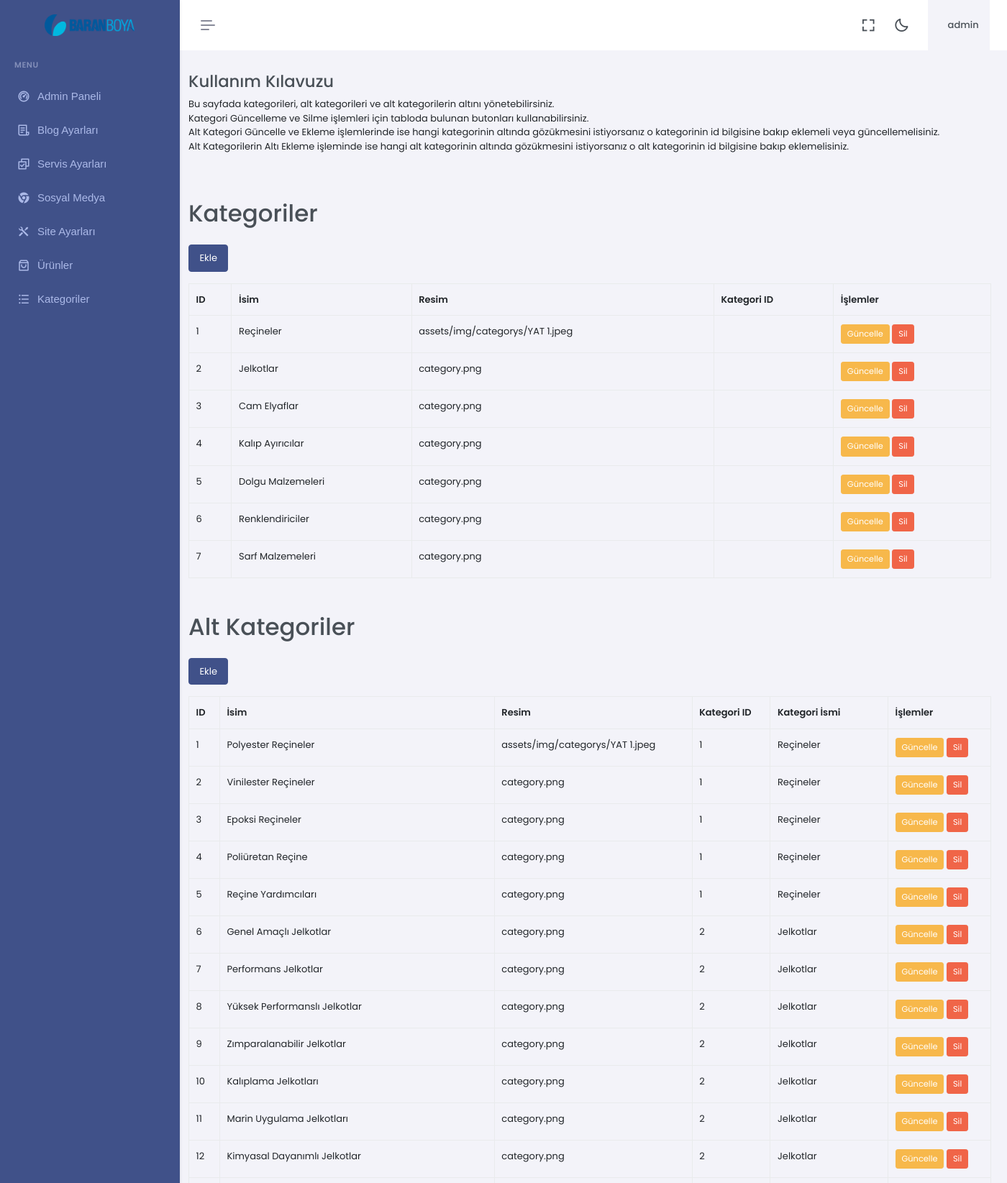
The app's page /dashboard/categorys.php (signed in, upper part) with its own data.
### tables this page shows
CREATE TABLE `logo` (
  `id` int(11) NOT NULL,
  `logo` varchar(1000) NOT NULL,
  `updated_at` timestamp NOT NULL DEFAULT current_timestamp() ON UPDATE current_timestamp()
);

CREATE TABLE `kategoriler` (
    `id` INT AUTO_INCREMENT PRIMARY KEY,
    `isim` VARCHAR(255) NOT NULL,
    `resim` VARCHAR(255) NOT NULL,
    `kategori_id` INT,
    FOREIGN KEY (`kategori_id`) REFERENCES `kategoriler`(`id`) ON DELETE CASCADE
);

CREATE TABLE `alt_kategoriler` (
    `id` INT AUTO_INCREMENT PRIMARY KEY,
    `isim` VARCHAR(255) NOT NULL,
    `resim` VARCHAR(255) NOT NULL,
    `kategori_id` INT,
    FOREIGN KEY (`kategori_id`) REFERENCES `kategoriler`(`id`) ON DELETE CASCADE
);

### dashboard/categorys.php (the view, shortened to what this page needs)
<?php
include 'header.php';
include 'sidebar.php';
include '../z_db.php';
$sql_kategoriler = "SELECT * FROM kategoriler";
$result_kategoriler = $con->query($sql_kategoriler);
$sql_alt_kategoriler = "SELECT ak.*, k.isim AS kategori_isim FROM alt_kategoriler ak JOIN kategoriler k ON ak.kategori_id = k.id";
$result_alt_kategoriler = $con->query($sql_alt_kategoriler);
?>
<div id="container-categorys-heading" class="container">
    <div class="row">
        <div class="col-12">
            <h3 class="center">
                Kullanım Kılavuzu
            </h3>
            <p>
                Bu sayfada kategorileri, alt kategorileri ve alt kategorilerin altını yönetebilirsiniz.<br>
                Kategori Güncelleme ve Silme işlemleri için tabloda bulunan butonları kullanabilirsiniz.<br>
                Alt Kategori Güncelle ve Ekleme işlemlerinde ise hangi kategorinin altında gözükmesini istiyorsanız o kategorinin id bilgisine bakıp eklemeli veya güncellemelisiniz.<br>
                Alt Kategorilerin Altı Ekleme işleminde ise hangi alt kategorinin altında gözükmesini istiyorsanız o alt kategorinin id bilgisine bakıp eklemelisiniz.
        </div>
    </div>
</div>
<div id="container-categorys" class="container mt-5">
    <h1 class="mb-4">Kategoriler</h1>
    <a href="add_form.php?table=kategoriler" class="btn btn-primary mb-3">Ekle</a>
    <table class="table table-bordered">
        <thead>
            <tr>
                <th>ID</th>
                <th>İsim</th>
                <th>Resim</th>
                <th>Kategori ID</th>
                <th>İşlemler</th>
            </tr>
        </thead>
        <tbody>
            <?php while($row = $result_kategoriler->fetch_assoc()): ?>
            <tr>
                <td><?= $row['id']; ?></td>
                <td><?= $row['isim']; ?></td>
                <td><?= $row['resim']; ?></td>
                <td><?= $row['kategori_id']; ?></td>
                <td>
                    <a href="update_form.php?table=kategoriler&id=<?= $row['id']; ?>" class="btn btn-warning btn-sm">Güncelle</a>
                    <a href="categorys.php?action=delete&table=kategoriler&id=<?= $row['id']; ?>" class="btn btn-danger btn-sm" onclick="return confirm('Silmek istediğinize emin misiniz?');">Sil</a>
                </td>
            </tr>
            <?php endwhile; ?>
        </tbody>
    </table>
    <h1 class="mt-5 mb-4">Alt Kategoriler</h1>
    <a href="add_form.php?table=alt_kategoriler" class="btn btn-primary mb-3">Ekle</a>
    <table class="table table-bordered">
        <thead>
            <tr>
                <th>ID</th>
                <th>İsim</th>
                <th>Resim</th>
                <th>Kategori ID</th>
                <th>Kategori İsmi</th>
                <th>İşlemler</th>
            </tr>
        </thead>
        <tbody>
            <?php while($row = $result_alt_kategoriler->fetch_assoc()): ?>
            <tr>
                <td><?= $row['id']; ?></td>
                <td><?= $row['isim']; ?></td>
                <td><?= $row['resim']; ?></td>
                <td><?= $row['kategori_id']; ?></td>
                <td><?= $row['kategori_isim']; ?></td>
                <td>
                    <a href="update_form.php?table=alt_kategoriler&id=<?= $row['id']; ?>" class="btn btn-warning btn-sm">Güncelle</a>
                    <a href="categorys.php?action=delete&table=alt_kategoriler&id=<?= $row['id']; ?>" class="btn btn-danger btn-sm" onclick="return confirm('Silmek istediğinize emin misiniz?');">Sil</a>
                </td>
            </tr>
            <?php endwhile; ?>
        </tbody>
    </table>
</div>
<?php include 'footer.php';  ?>

### dashboard/sidebar.php (shortened to what this page needs)
<?php
include"../z_db.php";
?>
<div class="app-menu navbar-menu">
  <div class="navbar-brand-box">
<?php
    $rr=mysqli_query($con,"SELECT logo FROM logo");
$r = mysqli_fetch_row($rr);
$ufile = $r[0];
?>
    <a href="home" class="logo logo-light">
      <span class="logo-lg">
        <img src="../assets/img/logo/<?php print $ufile?>" alt="" height="30">
      </span>
    </a>
  </div>
  <div id="scrollbar">
    <div class="container-fluid">
      <ul class="navbar-nav" id="navbar-nav">
        <li class="menu-title"><span data-key="t-menu">Menu</span></li>
        <li class="nav-item">
                <a href="dashboard" class="nav-link" data-key="t-analytics">  <i class="ri-dashboard-2-line"></i> <span data-key="t-dashboards"> Admin Paneli </span></a>
              </li>
              <li class="nav-item">
                            <a class="nav-link menu-link" href="blog" role="button" aria-expanded="true" aria-controls="sidebarLanding">
                                <i class="ri-file-list-3-line"></i> <span data-key="t-landing">Blog Ayarları</span>
                            </a>
                        </li>
              <li class="nav-item">
                            <a class="nav-link menu-link" href="services"  role="button" aria-expanded="true" aria-controls="sidebarLanding">
                                <i class="ri-checkbox-multiple-line"></i> <span data-key="t-landing">Servis Ayarları</span>
                            </a>
                        </li>
                        <li class="nav-item">
                            <a class="nav-link menu-link" href="socials"  role="button" aria-expanded="true" aria-controls="sidebarLanding">
                                <i class="ri-chrome-fill"></i> <span data-key="t-landing">Sosyal Medya</span>
                            </a>
                        </li>
                        <li class="nav-item">
                            <a class="nav-link menu-link" href="sitesettings.php?action=site_config"  role="button" aria-expanded="true" aria-controls="sidebarLanding">
                                <i class="ri-tools-fill"></i> <span data-key="t-landing"> Site Ayarları </span>
                            </a>
                        </li>
                        <li class="nav-item">
                          <a class="nav-link menu-link" href="products" role="button" aria-expanded="true" aria-controls="sidebarLanding">
                            <i class="ri-shopping-bag-3-line"></i> <span data-key="t-landing"> Ürünler </span>
                          </a>
                        </li>
                        <li class="nav-item">
                          <a class="nav-link menu-link" href="categorys" role="button" aria-expanded="true" aria-controls="sidebarLanding">
                            <i class="ri-list-unordered"></i> <span data-key="t-landing"> Kategoriler </span>
                          </a>
                        </li>
      </ul>
    </div>
  </div>
  <div class="sidebar-background"></div>
</div>

### records on screen
logo: logo (picture)
kategoriler: id "1", isim "Reçineler", resim "assets/img/categorys/YAT 1.jpeg"
kategoriler: id "2", isim "Jelkotlar", resim "category.png"
kategoriler: id "3", isim "Cam Elyaflar", resim "category.png"
kategoriler: id "4", isim "Kalıp Ayırıcılar", resim "category.png"
kategoriler: id "5", isim "Dolgu Malzemeleri", resim "category.png"
kategoriler: id "6", isim "Renklendiriciler", resim "category.png"
kategoriler: id "7", isim "Sarf Malzemeleri", resim "category.png"
alt_kategoriler: id "1", isim "Polyester Reçineler", resim "assets/img/categorys/YAT 1.jpeg", kategori "1", kategori.isim "Reçineler"
alt_kategoriler: id "2", isim "Vinilester Reçineler", resim "category.png", kategori "1", kategori.isim "Reçineler"
alt_kategoriler: id "3", isim "Epoksi Reçineler", resim "category.png", kategori "1", kategori.isim "Reçineler"
alt_kategoriler: id "4", isim "Poliüretan Reçine", resim "category.png", kategori "1", kategori.isim "Reçineler"
alt_kategoriler: id "5", isim "Reçine Yardımcıları", resim "category.png", kategori "1", kategori.isim "Reçineler"
alt_kategoriler: id "6", isim "Genel Amaçlı Jelkotlar", resim "category.png", kategori "2", kategori.isim "Jelkotlar"
alt_kategoriler: id "7", isim "Performans Jelkotlar", resim "category.png", kategori "2", kategori.isim "Jelkotlar"
alt_kategoriler: id "8", isim "Yüksek Performanslı Jelkotlar", resim "category.png", kategori "2", kategori.isim "Jelkotlar"
alt_kategoriler: id "9", isim "Zımparalanabilir Jelkotlar", resim "category.png", kategori "2", kategori.isim "Jelkotlar"
alt_kategoriler: id "10", isim "Kalıplama Jelkotları", resim "category.png", kategori "2", kategori.isim "Jelkotlar"
alt_kategoriler: id "11", isim "Marin Uygulama Jelkotları", resim "category.png", kategori "2", kategori.isim "Jelkotlar"
alt_kategoriler: id "12", isim "Kimyasal Dayanımlı Jelkotlar", resim "category.png", kategori "2", kategori.isim "Jelkotlar"

### other values on screen
$username "admin"
